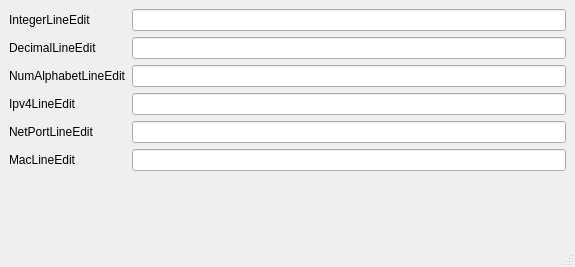
<?xml version="1.0" encoding="UTF-8"?>
<ui version="4.0">
 <class>MainWindow</class>
 <widget class="QMainWindow" name="MainWindow">
  <property name="geometry">
   <rect>
    <x>0</x>
    <y>0</y>
    <width>575</width>
    <height>267</height>
   </rect>
  </property>
  <property name="windowTitle">
   <string>MainWindow</string>
  </property>
  <widget class="QWidget" name="centralwidget">
   <layout class="QFormLayout" name="formLayout">
    <item row="0" column="0">
     <widget class="QLabel" name="label">
      <property name="text">
       <string>IntegerLineEdit</string>
      </property>
     </widget>
    </item>
    <item row="0" column="1">
     <widget class="IntegerLineEdit" name="IntegerLineEdit1"/>
    </item>
    <item row="1" column="0">
     <widget class="QLabel" name="label_2">
      <property name="text">
       <string>DecimalLineEdit</string>
      </property>
     </widget>
    </item>
    <item row="1" column="1">
     <widget class="DecimalLineEdit" name="lineEdit"/>
    </item>
    <item row="2" column="0">
     <widget class="QLabel" name="label_3">
      <property name="text">
       <string>NumAlphabetLineEdit</string>
      </property>
     </widget>
    </item>
    <item row="2" column="1">
     <widget class="NumAlphabetLineEdit" name="lineEdit_2"/>
    </item>
    <item row="3" column="0">
     <widget class="QLabel" name="label_4">
      <property name="text">
       <string>Ipv4LineEdit</string>
      </property>
     </widget>
    </item>
    <item row="3" column="1">
     <widget class="Ipv4LineEdit" name="lineEdit_3"/>
    </item>
    <item row="4" column="0">
     <widget class="QLabel" name="label_5">
      <property name="text">
       <string>NetPortLineEdit</string>
      </property>
     </widget>
    </item>
    <item row="4" column="1">
     <widget class="NetPortLineEdit" name="lineEdit_4"/>
    </item>
    <item row="5" column="0">
     <widget class="QLabel" name="label_6">
      <property name="text">
       <string>MacLineEdit</string>
      </property>
     </widget>
    </item>
    <item row="5" column="1">
     <widget class="MacLineEdit" name="lineEdit_5"/>
    </item>
   </layout>
  </widget>
  <widget class="QMenuBar" name="menubar">
   <property name="geometry">
    <rect>
     <x>0</x>
     <y>0</y>
     <width>575</width>
     <height>20</height>
    </rect>
   </property>
  </widget>
  <widget class="QStatusBar" name="statusbar"/>
 </widget>
 <customwidgets>
  <customwidget>
   <class>IntegerLineEdit</class>
   <extends>QLineEdit</extends>
   <header location="global">libqt/ui/lineedit.h</header>
  </customwidget>
  <customwidget>
   <class>DecimalLineEdit</class>
   <extends>QLineEdit</extends>
   <header location="global">libqt/ui/lineedit.h</header>
  </customwidget>
  <customwidget>
   <class>NumAlphabetLineEdit</class>
   <extends>QLineEdit</extends>
   <header location="global">libqt/ui/lineedit.h</header>
  </customwidget>
  <customwidget>
   <class>Ipv4LineEdit</class>
   <extends>QLineEdit</extends>
   <header location="global">libqt/ui/lineedit.h</header>
  </customwidget>
  <customwidget>
   <class>NetPortLineEdit</class>
   <extends>QLineEdit</extends>
   <header location="global">libqt/ui/lineedit.h</header>
  </customwidget>
  <customwidget>
   <class>MacLineEdit</class>
   <extends>QLineEdit</extends>
   <header location="global">libqt/ui/lineedit.h</header>
  </customwidget>
 </customwidgets>
 <resources/>
 <connections/>
</ui>
